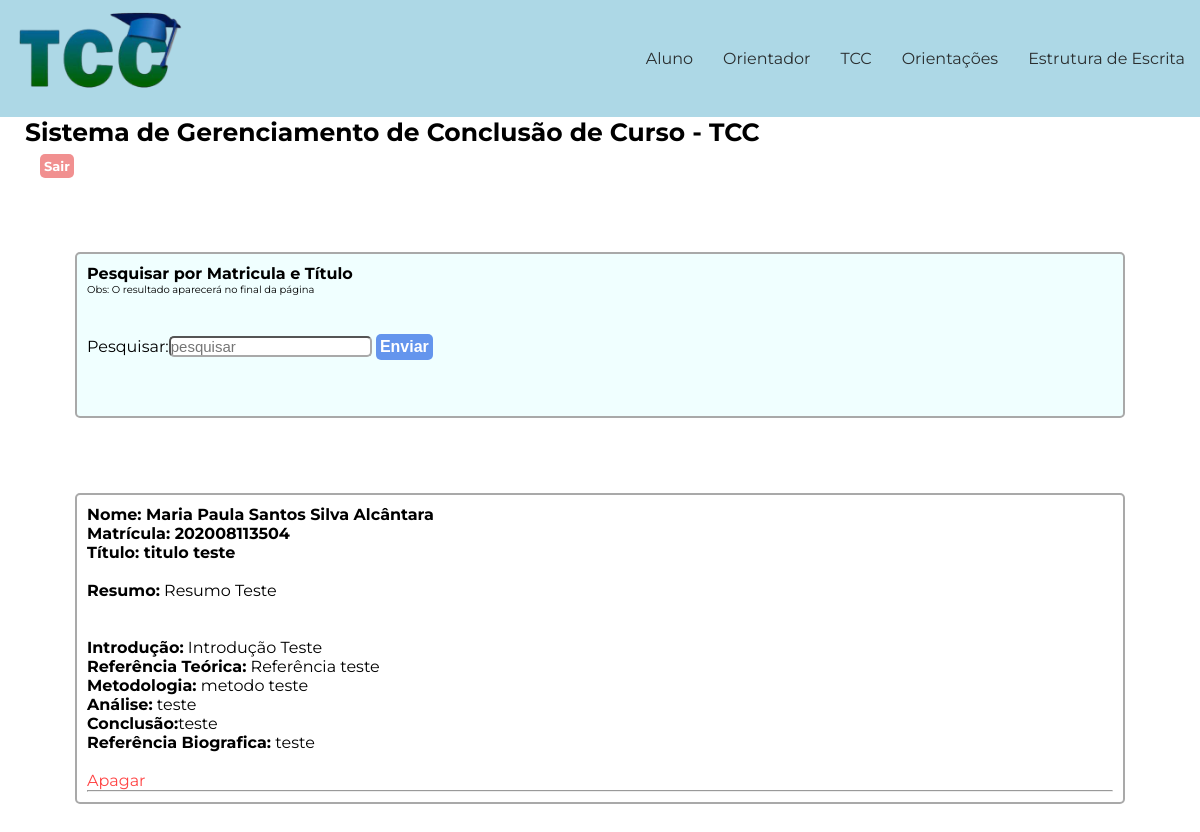
Page /sistema_Login/home.php (signed in) on the committed database.
### tables this page shows
CREATE TABLE `estrutura_escrita` (
  `id` int(11) NOT NULL,
  `matricula` varchar(255) NOT NULL,
  `nome` varchar(255) NOT NULL,
  `titulo` varchar(225) NOT NULL,
  `resumo` varchar(500) NOT NULL,
  `introducao` varchar(500) NOT NULL,
  `referenciaTeorica` varchar(500) NOT NULL,
  `metodologia` varchar(500) NOT NULL,
  `analise` varchar(500) NOT NULL,
  `conclusao` varchar(500) NOT NULL,
  `referenciaBiografica` varchar(500) NOT NULL
);

### sistema_Login/home.php (the view, shortened to what this page needs)
<?php
require_once '../conexao.php';
?>
<!DOCTYPE html>
<html>
<head>
        <link rel="stylesheet" href="css/estilohome.css">
        <link rel="stylesheet" href="css/estiloPostagem.css">
        <link rel="stylesheet" href="css/estiloPesquisa.css">
        <link rel="stylesheet" href="css/estiloBotaoSair.css">
</head>
<body>
<header>
        <a><img src="../imagem/tcc_img.png" alt="Logo Tcc"></a>
        <nav>
	  <ul>
                <li><a href="../cadastro_aluno/index.php">Aluno</a></li>
		<li><a href="../cadastro_prof/index.php">Orientador</a></li>
		<li><a href="home.php">TCC</a></li>
                <li><a href="../orientacoes/index.php">Orientações</a></li>
                <li><a href="../estrutura_escrita/index.php">Estrutura de Escrita</a></li>
	  </ul>
        </nav>
</header>
<div class="titulo">
<h1>Sistema de Gerenciamento de Conclusão de Curso - TCC <div class="botaoSair">
        <a href="logout.php"> Sair </a>
</div></h1>
</div>
<div class="pesquisa">
<h3> Pesquisar por Matricula e Título </h3>
<p>Obs: O resultado aparecerá no final da página </p>
<br>
<br>
<form method="POST" action="pesquisar.php">
    Pesquisar:<input type="text" name="pesquisar" placeholder="pesquisar" class="input_pesquisar">
    <input type="submit" value="Enviar" class="enviar">
</form>
<br>
</div>
<?php
$sql = "SELECT * FROM estrutura_escrita";
$resultados = mysqli_query($conexao, $sql);
while($resultado = mysqli_fetch_array($resultados)): ?>
<div class="postagem">
    <h4> Nome: <?= $resultado['nome'] ?> </h4>
    <h4> Matrícula: <?= $resultado['matricula'] ?> </h4>
    <h6> Título: <?= $resultado['titulo'] ?> </h6>
    <br>
    <p><strong> Resumo:</strong> <?= $resultado['resumo'] ?><br> </p>
    <br>
    <br>
    <p><strong> Introdução:</strong> <?= $resultado['introducao'] ?><br> </p>
    <p><strong>Referência Teórica:</strong> <?= $resultado['referenciaTeorica'] ?><br> </p>
    <p><strong> Metodologia:</strong> <?= $resultado['metodologia'] ?><br> </p>
    <p><strong> Análise:</strong> <?= $resultado['analise'] ?><br> </p>
    <p><strong> Conclusão:</strong><?= $resultado['conclusao'] ?><br> </p>
    <p><strong>  Referência Biografica:</strong> <?= $resultado['referenciaBiografica'] ?><br><br> </p>
  <?php echo "<div class='botaoapagar'><a href='apagar_usuario.php?id=" . $resultado['id'] . "'>Apagar</a><br><hr></div>";  ?>
</div>
<?php endwhile; ?>
</body>
</html>

### sistema_Login/css/estilohome.css (style rules this page uses)
* { margin: 0; padding: 0; font-size: 100%; box-sizing: border-box; }
body { font-family: 'Montserrat', sans-serif; }
nav, ul { list-style: none; }
a { text-decoration: none; cursor: pointer; opacity: 0.9; }
header { background-color:#ADD8E6; width: 100%; top: 0; left: 0; display: flex; justify-content: space-between; align-items: center; }
header a img { width: 200px; }
header nav ul { display: flex; }
header li a { color:#1C1C1C; }
header li { margin: 0 15px; }
header li:first-child { margin-left: 0; }
.titulo { font-size: 25px; margin-left: 25px; }

### sistema_Login/css/estiloPostagem.css (style rules this page uses)
.postagem { border-style: solid; border-width: 2px; border-color: darkgray; border-radius: 5px; margin: 75px 75px 75px 75px; padding: 10px; }

### sistema_Login/css/estiloPesquisa.css (style rules this page uses)
.pesquisa { border-style: solid; border-width: 2px; border-color: darkgray; border-radius: 5px; background: #F0FFFF; margin: 75px 75px 75px 75px; padding: 10px 10px 10px 10px; }
.pesquisa p { font-size:10px; }
.input_pesquisar { margin-bottom: 30px; border-radius: 5px; border-color: darkgrey; font-size: 15px; }
.botaoapagar a { color: #FF3030; }
.enviar { background:#6495ED; color: white; font-weight: bold; font-size: 16px; border: none; border-radius: 5px; cursor: pointer; padding: 4px 4px; }

### rows in the picture
estrutura_escrita: nome "Maria Paula Santos Silva Alcântara", matricula "202008113504", titulo "titulo teste", resumo "Resumo Teste", introducao "Introdução Teste", referenciaTeorica "Referência teste", metodologia "metodo teste", analise "teste", conclusao "teste", referenciaBiografica "teste"
